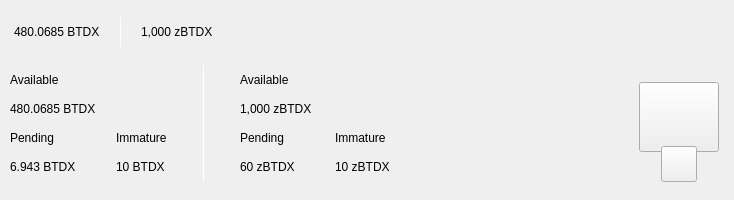
<?xml version="1.0" encoding="UTF-8"?>
<ui version="4.0">
 <class>TopBar</class>
 <widget class="QWidget" name="TopBar">
  <property name="geometry">
   <rect>
    <x>0</x>
    <y>0</y>
    <width>734</width>
    <height>200</height>
   </rect>
  </property>
  <property name="minimumSize">
   <size>
    <width>0</width>
    <height>200</height>
   </size>
  </property>
  <property name="maximumSize">
   <size>
    <width>16777215</width>
    <height>200</height>
   </size>
  </property>
  <property name="windowTitle">
   <string>Form</string>
  </property>
  <layout class="QVBoxLayout" name="verticalLayout_10" stretch="0">
   <property name="spacing">
    <number>0</number>
   </property>
   <property name="leftMargin">
    <number>0</number>
   </property>
   <property name="topMargin">
    <number>0</number>
   </property>
   <property name="rightMargin">
    <number>0</number>
   </property>
   <property name="bottomMargin">
    <number>0</number>
   </property>
   <item>
    <widget class="PFBorderImage" name="containerTop" native="true">
     <layout class="QVBoxLayout" name="verticalLayout_11">
      <property name="spacing">
       <number>0</number>
      </property>
      <property name="leftMargin">
       <number>0</number>
      </property>
      <property name="topMargin">
       <number>0</number>
      </property>
      <property name="rightMargin">
       <number>0</number>
      </property>
      <property name="bottomMargin">
       <number>0</number>
      </property>
      <item>
       <widget class="QWidget" name="top_container_2" native="true">
        <property name="minimumSize">
         <size>
          <width>0</width>
          <height>65</height>
         </size>
        </property>
        <layout class="QHBoxLayout" name="top_container">
         <property name="spacing">
          <number>0</number>
         </property>
         <property name="leftMargin">
          <number>14</number>
         </property>
         <property name="topMargin">
          <number>0</number>
         </property>
         <property name="rightMargin">
          <number>14</number>
         </property>
         <property name="bottomMargin">
          <number>0</number>
         </property>
         <item alignment="Qt::AlignVCenter">
          <widget class="QWidget" name="widgetTopAmount" native="true">
           <property name="sizePolicy">
            <sizepolicy hsizetype="Preferred" vsizetype="Maximum">
             <horstretch>0</horstretch>
             <verstretch>0</verstretch>
            </sizepolicy>
           </property>
           <layout class="QHBoxLayout" name="horizontalLayout_5">
            <property name="spacing">
             <number>0</number>
            </property>
            <property name="leftMargin">
             <number>0</number>
            </property>
            <property name="topMargin">
             <number>0</number>
            </property>
            <property name="rightMargin">
             <number>0</number>
            </property>
            <property name="bottomMargin">
             <number>0</number>
            </property>
            <item alignment="Qt::AlignTop">
             <widget class="QLabel" name="labelAmountTopPiv">
              <property name="minimumSize">
               <size>
                <width>0</width>
                <height>36</height>
               </size>
              </property>
              <property name="styleSheet">
               <string notr="true">padding:0px;margin:0px;</string>
              </property>
              <property name="text">
               <string>480.0685 BTDX</string>
              </property>
             </widget>
            </item>
            <item>
             <spacer name="horizontalSpacer_11">
              <property name="orientation">
               <enum>Qt::Horizontal</enum>
              </property>
              <property name="sizeType">
               <enum>QSizePolicy::Fixed</enum>
              </property>
              <property name="sizeHint" stdset="0">
               <size>
                <width>20</width>
                <height>20</height>
               </size>
              </property>
             </spacer>
            </item>
            <item alignment="Qt::AlignVCenter">
             <widget class="QLabel" name="label_16">
              <property name="minimumSize">
               <size>
                <width>1</width>
                <height>30</height>
               </size>
              </property>
              <property name="maximumSize">
               <size>
                <width>1</width>
                <height>30</height>
               </size>
              </property>
              <property name="styleSheet">
               <string notr="true">background-color:white;
padding:0px;
border:none;</string>
              </property>
              <property name="text">
               <string/>
              </property>
             </widget>
            </item>
            <item>
             <spacer name="horizontalSpacer_12">
              <property name="orientation">
               <enum>Qt::Horizontal</enum>
              </property>
              <property name="sizeType">
               <enum>QSizePolicy::Fixed</enum>
              </property>
              <property name="sizeHint" stdset="0">
               <size>
                <width>20</width>
                <height>20</height>
               </size>
              </property>
             </spacer>
            </item>
            <item alignment="Qt::AlignTop">
             <widget class="QLabel" name="labelAmountTopzPiv">
              <property name="minimumSize">
               <size>
                <width>0</width>
                <height>36</height>
               </size>
              </property>
              <property name="text">
               <string>1,000 zBTDX</string>
              </property>
             </widget>
            </item>
           </layout>
          </widget>
         </item>
         <item>
          <spacer name="horizontalSpacer">
           <property name="orientation">
            <enum>Qt::Horizontal</enum>
           </property>
           <property name="sizeHint" stdset="0">
            <size>
             <width>40</width>
             <height>20</height>
            </size>
           </property>
          </spacer>
         </item>
         <item>
          <layout class="QHBoxLayout" name="horizontalLayout_4">
           <property name="spacing">
            <number>12</number>
           </property>
           <property name="rightMargin">
            <number>0</number>
           </property>
           <item alignment="Qt::AlignRight">
            <widget class="QWidget" name="layoutSync" native="true">
             <property name="minimumSize">
              <size>
               <width>0</width>
               <height>36</height>
              </size>
             </property>
             <property name="maximumSize">
              <size>
               <width>16777215</width>
               <height>36</height>
              </size>
             </property>
             <layout class="QVBoxLayout" name="verticalLayout_9">
              <property name="leftMargin">
               <number>0</number>
              </property>
              <property name="topMargin">
               <number>0</number>
              </property>
              <property name="rightMargin">
               <number>0</number>
              </property>
              <property name="bottomMargin">
               <number>0</number>
              </property>
              <item>
               <widget class="ExpandableButton" name="pushButtonSync" native="true">
                <property name="minimumSize">
                 <size>
                  <width>36</width>
                  <height>36</height>
                 </size>
                </property>
                <property name="maximumSize">
                 <size>
                  <width>16777215</width>
                  <height>36</height>
                 </size>
                </property>
               </widget>
              </item>
             </layout>
            </widget>
           </item>
           <item>
            <widget class="ExpandableButton" name="pushButtonMint" native="true">
             <property name="minimumSize">
              <size>
               <width>36</width>
               <height>36</height>
              </size>
             </property>
            </widget>
           </item>
           <item>
            <widget class="ExpandableButton" name="pushButtonStack" native="true">
             <property name="minimumSize">
              <size>
               <width>36</width>
               <height>36</height>
              </size>
             </property>
            </widget>
           </item>
           <item>
            <widget class="ExpandableButton" name="pushButtonColdStaking" native="true">
             <property name="minimumSize">
              <size>
               <width>36</width>
               <height>36</height>
              </size>
             </property>
            </widget>
           </item>
           <item>
            <widget class="ExpandableButton" name="pushButtonConnection" native="true">
             <property name="minimumSize">
              <size>
               <width>36</width>
               <height>36</height>
              </size>
             </property>
            </widget>
           </item>
           <item>
            <widget class="ExpandableButton" name="pushButtonLock" native="true">
             <property name="sizePolicy">
              <sizepolicy hsizetype="Expanding" vsizetype="Expanding">
               <horstretch>0</horstretch>
               <verstretch>0</verstretch>
              </sizepolicy>
             </property>
             <property name="minimumSize">
              <size>
               <width>36</width>
               <height>0</height>
              </size>
             </property>
            </widget>
           </item>
           <item>
            <widget class="ExpandableButton" name="pushButtonTheme" native="true">
             <property name="minimumSize">
              <size>
               <width>36</width>
               <height>36</height>
              </size>
             </property>
             <property name="maximumSize">
              <size>
               <width>16777215</width>
               <height>36</height>
              </size>
             </property>
            </widget>
           </item>
           <item>
            <widget class="ExpandableButton" name="pushButtonFAQ" native="true">
             <property name="minimumSize">
              <size>
               <width>36</width>
               <height>36</height>
              </size>
             </property>
            </widget>
           </item>
          </layout>
         </item>
        </layout>
       </widget>
      </item>
      <item>
       <widget class="QWidget" name="bottom_container" native="true">
        <property name="minimumSize">
         <size>
          <width>0</width>
          <height>135</height>
         </size>
        </property>
        <layout class="QHBoxLayout" name="botton_container">
         <property name="leftMargin">
          <number>10</number>
         </property>
         <property name="topMargin">
          <number>0</number>
         </property>
         <property name="rightMargin">
          <number>10</number>
         </property>
         <property name="bottomMargin">
          <number>10</number>
         </property>
         <item>
          <layout class="QHBoxLayout" name="horizontalLayout_3">
           <property name="bottomMargin">
            <number>9</number>
           </property>
           <item>
            <layout class="QVBoxLayout" name="verticalLayout_7">
             <property name="spacing">
              <number>0</number>
             </property>
             <property name="leftMargin">
              <number>0</number>
             </property>
             <property name="rightMargin">
              <number>30</number>
             </property>
             <item>
              <layout class="QVBoxLayout" name="verticalLayout_2">
               <item>
                <widget class="QLabel" name="labelTitle1">
                 <property name="text">
                  <string>Available</string>
                 </property>
                </widget>
               </item>
               <item>
                <widget class="QLabel" name="labelAmountPiv">
                 <property name="text">
                  <string>480.0685 BTDX</string>
                 </property>
                </widget>
               </item>
              </layout>
             </item>
             <item>
              <layout class="QHBoxLayout" name="horizontalLayout_2">
               <property name="spacing">
                <number>0</number>
               </property>
               <item>
                <layout class="QVBoxLayout" name="verticalLayout_3">
                 <item>
                  <widget class="QLabel" name="labelTitle3">
                   <property name="text">
                    <string>Pending</string>
                   </property>
                  </widget>
                 </item>
                 <item>
                  <widget class="QLabel" name="labelPendingPiv">
                   <property name="text">
                    <string>6.943 BTDX</string>
                   </property>
                  </widget>
                 </item>
                </layout>
               </item>
               <item>
                <spacer name="horizontalSpacer_3">
                 <property name="orientation">
                  <enum>Qt::Horizontal</enum>
                 </property>
                 <property name="sizeType">
                  <enum>QSizePolicy::Fixed</enum>
                 </property>
                 <property name="sizeHint" stdset="0">
                  <size>
                   <width>40</width>
                   <height>20</height>
                  </size>
                 </property>
                </spacer>
               </item>
               <item>
                <layout class="QVBoxLayout" name="verticalLayout_4">
                 <item>
                  <widget class="QLabel" name="labelTitle4">
                   <property name="text">
                    <string>Immature</string>
                   </property>
                  </widget>
                 </item>
                 <item>
                  <widget class="QLabel" name="labelImmaturePiv">
                   <property name="text">
                    <string>10 BTDX</string>
                   </property>
                  </widget>
                 </item>
                </layout>
               </item>
              </layout>
             </item>
            </layout>
           </item>
           <item>
            <widget class="QLabel" name="label_9">
             <property name="minimumSize">
              <size>
               <width>1</width>
               <height>100</height>
              </size>
             </property>
             <property name="maximumSize">
              <size>
               <width>1</width>
               <height>16777215</height>
              </size>
             </property>
             <property name="styleSheet">
              <string notr="true">background-color:white;
padding:0px;
border:none;</string>
             </property>
             <property name="text">
              <string/>
             </property>
            </widget>
           </item>
           <item>
            <layout class="QVBoxLayout" name="verticalLayout_8">
             <property name="spacing">
              <number>0</number>
             </property>
             <property name="leftMargin">
              <number>30</number>
             </property>
             <item>
              <layout class="QVBoxLayout" name="verticalLayout">
               <item>
                <widget class="QLabel" name="labelTitle2">
                 <property name="text">
                  <string>Available</string>
                 </property>
                </widget>
               </item>
               <item>
                <widget class="QLabel" name="labelAmountzPiv">
                 <property name="text">
                  <string>1,000 zBTDX</string>
                 </property>
                </widget>
               </item>
              </layout>
             </item>
             <item>
              <layout class="QHBoxLayout" name="horizontalLayout">
               <property name="spacing">
                <number>0</number>
               </property>
               <item>
                <layout class="QVBoxLayout" name="verticalLayout_5">
                 <item>
                  <widget class="QLabel" name="labelTitle5">
                   <property name="text">
                    <string>Pending</string>
                   </property>
                  </widget>
                 </item>
                 <item>
                  <widget class="QLabel" name="labelPendingzPiv">
                   <property name="text">
                    <string>60 zBTDX</string>
                   </property>
                  </widget>
                 </item>
                </layout>
               </item>
               <item>
                <spacer name="horizontalSpacer_4">
                 <property name="orientation">
                  <enum>Qt::Horizontal</enum>
                 </property>
                 <property name="sizeType">
                  <enum>QSizePolicy::Fixed</enum>
                 </property>
                 <property name="sizeHint" stdset="0">
                  <size>
                   <width>40</width>
                   <height>20</height>
                  </size>
                 </property>
                </spacer>
               </item>
               <item>
                <layout class="QVBoxLayout" name="verticalLayout_6">
                 <item>
                  <widget class="QLabel" name="labelTitle6">
                   <property name="text">
                    <string>Immature</string>
                   </property>
                  </widget>
                 </item>
                 <item>
                  <widget class="QLabel" name="labelImmaturezPiv">
                   <property name="text">
                    <string>10 zBTDX</string>
                   </property>
                  </widget>
                 </item>
                </layout>
               </item>
              </layout>
             </item>
            </layout>
           </item>
          </layout>
         </item>
         <item>
          <spacer name="horizontalSpacer_2">
           <property name="orientation">
            <enum>Qt::Horizontal</enum>
           </property>
           <property name="sizeHint" stdset="0">
            <size>
             <width>40</width>
             <height>20</height>
            </size>
           </property>
          </spacer>
         </item>
         <item alignment="Qt::AlignHCenter|Qt::AlignVCenter">
          <widget class="QWidget" name="qrContainer" native="true">
           <property name="sizePolicy">
            <sizepolicy hsizetype="Preferred" vsizetype="Minimum">
             <horstretch>0</horstretch>
             <verstretch>0</verstretch>
            </sizepolicy>
           </property>
           <property name="minimumSize">
            <size>
             <width>90</width>
             <height>110</height>
            </size>
           </property>
           <property name="maximumSize">
            <size>
             <width>90</width>
             <height>110</height>
            </size>
           </property>
           <layout class="QVBoxLayout" name="containerQR">
            <property name="spacing">
             <number>0</number>
            </property>
            <property name="leftMargin">
             <number>5</number>
            </property>
            <property name="topMargin">
             <number>10</number>
            </property>
            <property name="rightMargin">
             <number>5</number>
            </property>
            <property name="bottomMargin">
             <number>0</number>
            </property>
            <item>
             <widget class="QPushButton" name="btnQr">
              <property name="minimumSize">
               <size>
                <width>70</width>
                <height>70</height>
               </size>
              </property>
              <property name="maximumSize">
               <size>
                <width>16777215</width>
                <height>70</height>
               </size>
              </property>
              <property name="focusPolicy">
               <enum>Qt::NoFocus</enum>
              </property>
              <property name="text">
               <string/>
              </property>
              <property name="iconSize">
               <size>
                <width>70</width>
                <height>70</height>
               </size>
              </property>
             </widget>
            </item>
            <item>
             <spacer name="verticalSpacer">
              <property name="orientation">
               <enum>Qt::Vertical</enum>
              </property>
              <property name="sizeType">
               <enum>QSizePolicy::Fixed</enum>
              </property>
              <property name="sizeHint" stdset="0">
               <size>
                <width>20</width>
                <height>20</height>
               </size>
              </property>
             </spacer>
            </item>
            <item alignment="Qt::AlignHCenter|Qt::AlignBottom">
             <widget class="QPushButton" name="pushButtonQR">
              <property name="minimumSize">
               <size>
                <width>36</width>
                <height>36</height>
               </size>
              </property>
              <property name="maximumSize">
               <size>
                <width>36</width>
                <height>36</height>
               </size>
              </property>
              <property name="focusPolicy">
               <enum>Qt::NoFocus</enum>
              </property>
              <property name="text">
               <string/>
              </property>
             </widget>
            </item>
           </layout>
          </widget>
         </item>
        </layout>
       </widget>
      </item>
     </layout>
    </widget>
   </item>
  </layout>
 </widget>
 <customwidgets>
  <customwidget>
   <class>ExpandableButton</class>
   <extends>QWidget</extends>
   <header>qt/pivx/expandablebutton.h</header>
   <container>1</container>
  </customwidget>
  <customwidget>
   <class>PFBorderImage</class>
   <extends>QFrame</extends>
   <header>qt/pivx/pfborderimage.h</header>
   <container>1</container>
  </customwidget>
 </customwidgets>
 <resources/>
 <connections/>
</ui>
